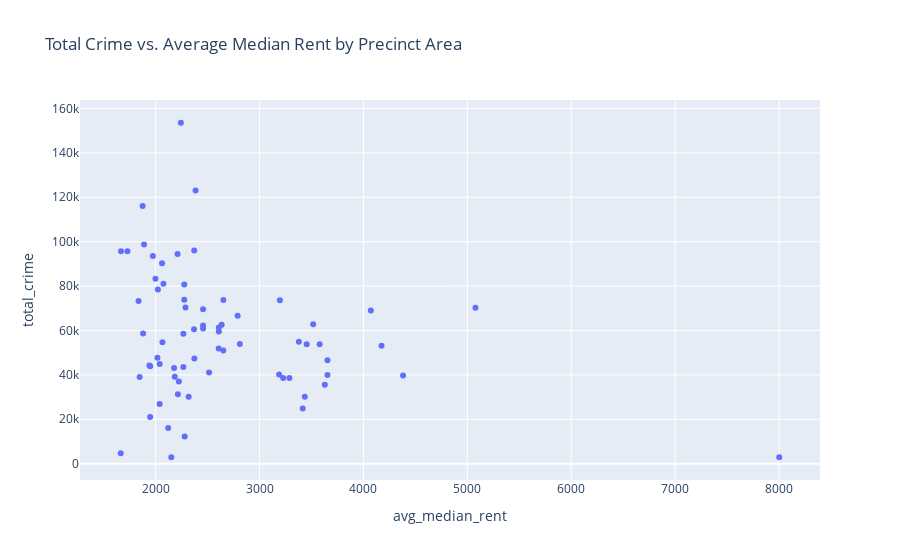
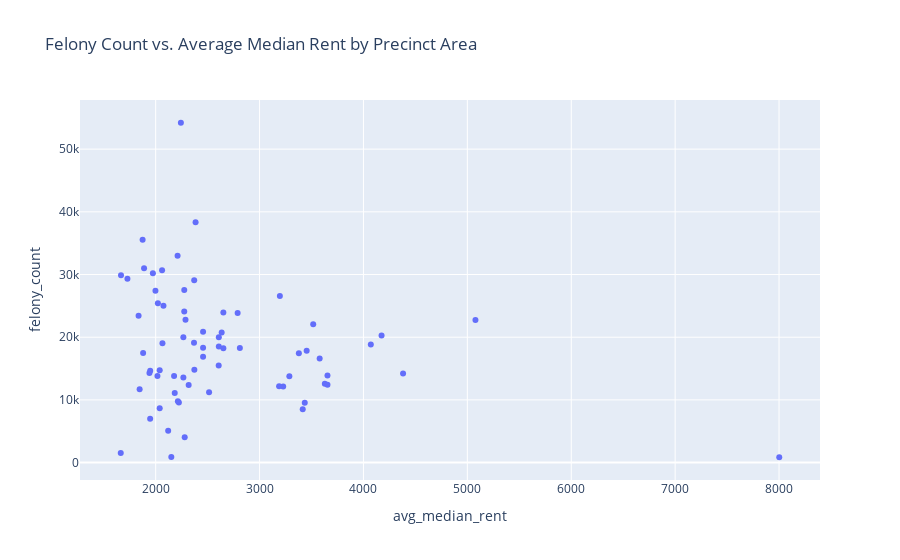

Here is the notebook cell these charts were saved with, in order:
### Markdown cell above
## Crime and Rent Correlation Analysis

### Code cell
# Group by precinct_area (or areaName) to get total crime and median rent per area
# Note: median_rent is per area/month in original data, so group by area first to get an average/total crime over time per area
area_agg_data = merged_df.groupby('precinct_area').agg(
    total_crime=('count', 'sum'), # Calculate total crime over time for each area
    avg_median_rent=('median_rent', 'mean') # Calculate average median rent over time for each area
).reset_index()

# Create a scatter plot to see the relationship between total crime and average median rent
fig = px.scatter(area_agg_data, x='avg_median_rent', y='total_crime',
                 hover_name='precinct_area', # Show area name on hover
                 title='Total Crime vs. Average Median Rent by Precinct Area')
fig.show()

# Optional: Analyze relationship for specific crime categories
felony_by_area = merged_df[merged_df['law_cat_cd'] == 'FELONY'].groupby('precinct_area')['count'].sum().reset_index(name='felony_count')
area_rent_felony = area_agg_data.merge(felony_by_area, on='precinct_area', how='left').fillna(0)

fig2 = px.scatter(area_rent_felony, x='avg_median_rent', y='felony_count',
                 hover_name='precinct_area',
                 title='Felony Count vs. Average Median Rent by Precinct Area')
fig2.show()

### Figure 1 — Plotly figure (JSON) as saved in the notebook; plotly's stock layout.template omitted (floating-point values rounded to 4 significant figures)
{"data": [{"hovertemplate": "<b>%{hovertext}</b><br><br>avg_median_rent=%{x}<br>total_crime=%{y}<extra></extra>", "hovertext": ["Astoria", "Bay Ridge / Dyker Heights", "Bayside", "Bedford-Stuyvesant Central", "Bedford-Stuyvesant North", "Belmont / Tremont", "Bensonhurst", "Borough Park", "Brooklyn Heights / Downtown Brooklyn", "Brownsville", "Bushwick", "Canarsie", "Central Park", "Chelsea / Hudson Yards", "Coney Island / Brighton Beach", "Crown Heights North", "Crown Heights South", "East Flatbush", "East Harlem Central", "East Harlem North", "East Harlem South", "East New York", "East Village / Alphabet City", "Elmhurst / Corona", "Far Rockaway", "Financial District / Tribeca", "Flatbush / Ditmas Park", "Flatiron / Midtown South", "Flushing", "Forest Hills / Rego Park", "Fort Greene / Clinton Hill", "Fresh Meadows / Hillcrest", "Greenpoint", "Greenwich Village / West Village", "Hamilton Heights / Sugar Hill", "Highbridge / Grand Concourse", "Hunts Point", "Jackson Heights / East Elmhurst", "Jamaica Central", "Jamaica South", "Long Island City", "Marine Park / Mill Basin", "Midtown East", "Morningside Heights / Manhattanville", "Morrisania / Crotona Park East", "Norwood / Bedford Park", "Ozone Park / Howard Beach", "Park Slope", "Pelham Parkway / Morris Park", "Queens Village", "Red Hook / Carroll Gardens", "Richmond Hill / Woodhaven", "Ridgewood / Glendale", "Riverdale / Kingsbridge", "Rockaway Beach", "Sheepshead Bay / Madison", "Soundview", "South Bronx / Mott Haven", "Sunset Park / Windsor Terrace", "Throgs Neck / Co-op City", "University Heights / Fordham", "Upper East Side", "Upper West Side", "Upper West Side North", "Washington Heights North", "Washington Heights South", "West Harlem", "Williamsburg South", "Woodlawn / Wakefield"], "legendgroup": "", "marker": {"color": "#636efa", "symbol": "circle"}, "mode": "markers", "name": "", "orientation": "v", "showlegend": false, "type": "scatter", "x": [2371.0, 2017.0, 2318.0, 2652.0, 2652.0, 2075.0, 1879.0, 1947.0, 3578.0, 1973.0, 2789.0, 2177.0, 8002.0, 4381.0, 2369.0, 2608.0, 2608.0, 2211.0, 2456.0, 2456.0, 2456.0, 2243.0, 3453.0, 2021.0, 2039.0, 4071.0, 2287.0, 5078.0, 2062.0, 2223.0, 3227.0, 2280.0, 3287.0, 4174.0, 2514.0, 1874.0, 2151.0, 1998.0, 2275.0, 2275.0, 3378.0, 2120.0, 3628.0, 3435.0, 2214.0, 1666.0, 1664.0, 3188.0, 1940.0, 1947.0, 3415.0, 1846.0, 2635.0, 2372.0, 2039.0, 2065.0, 1888.0, 2384.0, 2810.0, 2184.0, 1728.0, 3195.0, 3654.0, 3654.0, 2267.0, 2267.0, 2607.0, 3516.0, 1836.0], "xaxis": "x", "y": [96011, 47703, 30106, 51031, 73699, 81013, 58603, 43836, 53758, 93585, 66684, 43130, 2905, 39674, 60571, 61390, 59581, 94476, 62203, 69515, 60890, 153550, 53761, 78401, 44901, 68962, 70337, 70280, 90232, 36983, 38635, 12292, 38608, 53155, 41018, 116002, 2934, 83265, 80739, 73791, 54897, 16088, 35558, 30111, 31308, 95658, 4696, 40157, 44247, 21040, 24834, 39011, 62607, 47322, 26876, 54661, 98751, 123075, 53855, 39197, 95677, 73600, 39970, 46540, 58507, 43501, 51892, 62766, 73286], "yaxis": "y"}], "layout": {"legend": {"tracegroupgap": 0}, "title": {"text": "Total Crime vs. Average Median Rent by Precinct Area"}, "xaxis": {"anchor": "y", "domain": [0, 1], "title": {"text": "avg_median_rent"}}, "yaxis": {"anchor": "x", "domain": [0, 1], "title": {"text": "total_crime"}}}}

### Figure 2 — Plotly figure (JSON) as saved in the notebook; plotly's stock layout.template omitted (floating-point values rounded to 4 significant figures)
{"data": [{"hovertemplate": "<b>%{hovertext}</b><br><br>avg_median_rent=%{x}<br>felony_count=%{y}<extra></extra>", "hovertext": ["Astoria", "Bay Ridge / Dyker Heights", "Bayside", "Bedford-Stuyvesant Central", "Bedford-Stuyvesant North", "Belmont / Tremont", "Bensonhurst", "Borough Park", "Brooklyn Heights / Downtown Brooklyn", "Brownsville", "Bushwick", "Canarsie", "Central Park", "Chelsea / Hudson Yards", "Coney Island / Brighton Beach", "Crown Heights North", "Crown Heights South", "East Flatbush", "East Harlem Central", "East Harlem North", "East Harlem South", "East New York", "East Village / Alphabet City", "Elmhurst / Corona", "Far Rockaway", "Financial District / Tribeca", "Flatbush / Ditmas Park", "Flatiron / Midtown South", "Flushing", "Forest Hills / Rego Park", "Fort Greene / Clinton Hill", "Fresh Meadows / Hillcrest", "Greenpoint", "Greenwich Village / West Village", "Hamilton Heights / Sugar Hill", "Highbridge / Grand Concourse", "Hunts Point", "Jackson Heights / East Elmhurst", "Jamaica Central", "Jamaica South", "Long Island City", "Marine Park / Mill Basin", "Midtown East", "Morningside Heights / Manhattanville", "Morrisania / Crotona Park East", "Norwood / Bedford Park", "Ozone Park / Howard Beach", "Park Slope", "Pelham Parkway / Morris Park", "Queens Village", "Red Hook / Carroll Gardens", "Richmond Hill / Woodhaven", "Ridgewood / Glendale", "Riverdale / Kingsbridge", "Rockaway Beach", "Sheepshead Bay / Madison", "Soundview", "South Bronx / Mott Haven", "Sunset Park / Windsor Terrace", "Throgs Neck / Co-op City", "University Heights / Fordham", "Upper East Side", "Upper West Side", "Upper West Side North", "Washington Heights North", "Washington Heights South", "West Harlem", "Williamsburg South", "Woodlawn / Wakefield"], "legendgroup": "", "marker": {"color": "#636efa", "symbol": "circle"}, "mode": "markers", "name": "", "orientation": "v", "showlegend": false, "type": "scatter", "x": [2371.0, 2017.0, 2318.0, 2652.0, 2652.0, 2075.0, 1879.0, 1947.0, 3578.0, 1973.0, 2789.0, 2177.0, 8002.0, 4381.0, 2369.0, 2608.0, 2608.0, 2211.0, 2456.0, 2456.0, 2456.0, 2243.0, 3453.0, 2021.0, 2039.0, 4071.0, 2287.0, 5078.0, 2062.0, 2223.0, 3227.0, 2280.0, 3287.0, 4174.0, 2514.0, 1874.0, 2151.0, 1998.0, 2275.0, 2275.0, 3378.0, 2120.0, 3628.0, 3435.0, 2214.0, 1666.0, 1664.0, 3188.0, 1940.0, 1947.0, 3415.0, 1846.0, 2635.0, 2372.0, 2039.0, 2065.0, 1888.0, 2384.0, 2810.0, 2184.0, 1728.0, 3195.0, 3654.0, 3654.0, 2267.0, 2267.0, 2607.0, 3516.0, 1836.0], "xaxis": "x", "y": [29071, 13832, 12376, 18219, 23922, 25016, 17497, 14668, 16610, 30199, 23871, 13825, 852, 14198, 19129, 18535, 19983, 33012, 18333, 20871, 16889, 54209, 17841, 25402, 14745, 18823, 22802, 22727, 30674, 9605, 12123, 4057, 13763, 20256, 11233, 35540, 884, 27411, 27537, 24090, 17451, 5060, 12577, 9562, 9781, 29898, 1517, 12178, 14309, 7003, 8517, 11718, 20740, 14828, 8678, 19041, 31017, 38330, 18288, 11089, 29337, 26558, 12399, 13896, 19987, 13587, 15471, 22083, 23413], "yaxis": "y"}], "layout": {"legend": {"tracegroupgap": 0}, "title": {"text": "Felony Count vs. Average Median Rent by Precinct Area"}, "xaxis": {"anchor": "y", "domain": [0, 1], "title": {"text": "avg_median_rent"}}, "yaxis": {"anchor": "x", "domain": [0, 1], "title": {"text": "felony_count"}}}}
